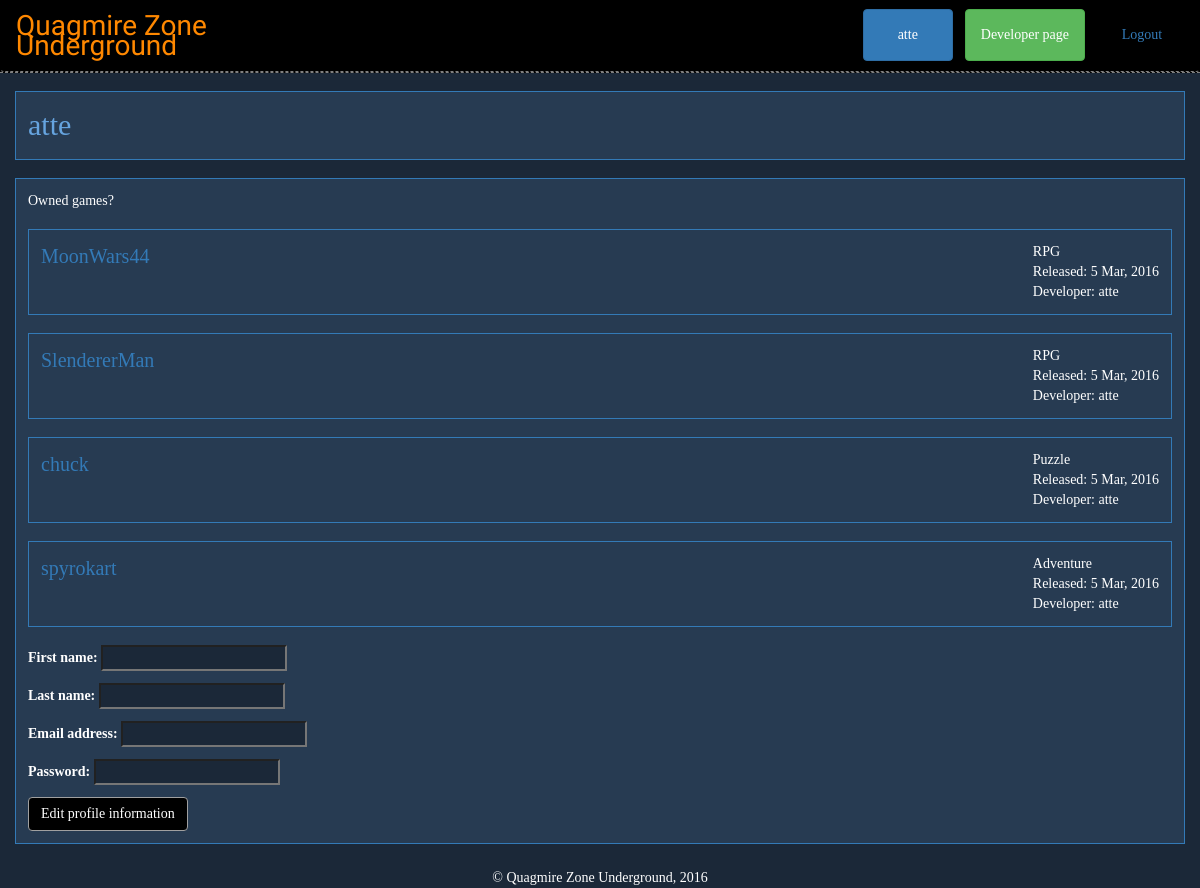
Page /user/atte (signed in) on the committed database.
### gamestore/models.py (models this page shows)
class Game(models.Model):
    name = models.CharField(max_length=80)
    URL = models.CharField(max_length=150, unique=True, validators=[URLAllowedChars])
    gameSource = models.URLField(max_length=300, unique=True)
    isPublic = models.BooleanField(default=False)
    genre = models.CharField(max_length=30, default=GENRE_UNSPECIFIED, choices=GAME_GENRES)
    description = models.TextField(blank=True) # TODO: Think about how to implement line feeds.
    image = models.URLField(blank=True)
    image2 = models.URLField(blank=True)
    developer = models.ForeignKey(
        User,
        on_delete=models.SET_NULL,
        null=True)
    price = models.DecimalField(max_digits=7, decimal_places=2, default=0)
    createDate = models.DateTimeField(auto_now_add=True, null=True)
    updateDate = models.DateTimeField(auto_now=True, null=True) # TODO: Not sure if works.

### gamestore/views.py (the view)
# urls.py: url(r'^user/([0-9a-zA-Z@.+-_]+)$', views.userPage),
def userPage(request, user_name):
	if request.user.is_authenticated():
		if request.user.username == user_name:
			if request.method == 'POST':
				user_form = UserEditForm(data=request.POST, instance=request.user)
				if user_form.is_valid():
					user = user_form.save()
					user.set_password(user.password)
					user.save()
					return redirect('/user/' + request.user.username)
				else:
					return HttpResponse(user_form.errors)
			else:
				user = get_object_or_404(User, pk=request.user.id)
				userext = get_object_or_404(UserExtension, user=user)
				gamesOwned = GamesOwned.objects.filter(userextension=userext)
				games = [elem.game for elem in gamesOwned]
				user_form = UserEditForm(instance=request.user)
				context = {'user': user, 'games': sorted(games, key=lambda x: x.name), 'form': user_form}
				return render(request, 'user.html', context)
		else:
			raise PermissionDenied
	else:
		return render(request, 'auth_required.html', {'last_page': 'user'}) # TODO: change the context and html file name

### gamestore/forms.py
class UserEditForm(ModelForm):
    password = forms.CharField(widget=forms.PasswordInput())
    class Meta:
        model = User
        fields = ['first_name', 'last_name', 'email', 'password']

### gamestore/templates/user.html (shortened to what this page needs)
{% load staticfiles %}
<html>
    <head>
        <link rel="stylesheet" href="https://maxcdn.bootstrapcdn.com/bootstrap/3.3.6/css/bootstrap.min.css">
        <link rel="stylesheet" type="text/css" href="{% static 'quagmire.css' %}">
    </head>
    <body>
        <header>
            <nav class="navbar">
                <ul class="nav navbar-nav">
                    <li class="title"><a href="/">Quagmire Zone<br>Underground</a></li>
                </ul>
                <div class="navbar-collapse">
                    <ul class="nav navbar-nav navbar-right">
                        <li>
                            <a href="/user/{{ user.username }}" class="btn btn-primary navbar-btn">{{ user.username }}</a>
                        </li>
                        {% if user.userextension.isDeveloper %}
                            <li>
                                <a href="/developer/{{ user.username }}" class="btn btn-success navbar-btn">Developer page</a>
                            </li>
                        {% endif %}
                        <li>
                            <a href="/logout" class="btn btn-link navbar-btn" role="button">Logout</a>
                        </li>
                    </ul>
                </div>
            </nav>
        </header>
        <div class="container">
            <div class="row">
                <div class="generic name">{{ user.username }}</div>
                <div class="generic">Owned games?
                    {% for game in games %}
                        <div class="gameinfo">
                            <div class="gameinfo-left">
                                <a href="/game/{{ game.URL }}">{{ game.name }}</a><br><img class="resize" src="{{ game.image }}"><img class="resize image-secondary" src="{{ game.image2 }}">
                            </div>
                            <div class="gameinfo-right">
                                {{ game.genre }}<br>Released: {{ game.createDate|date:'j M, Y' }}<br>Developer: {{ game.developer }}
                            </div>
                        </div>
                    {% endfor %}
                    <form method="POST" action="/user/{{ user.username }}">
                        {{ form.as_p }}
                        <input class="btn submit" type="submit" value="Edit profile information" />
                    </form>
                </div>
            </div>
        </div>
        <footer class="footer">&copy; Quagmire Zone Underground, 2016</footer>
    </body>
</html>

### gamestore/static/quagmire.css (style rules this page uses)
body { margin: 0; height: 100%; background: #1B2838; color: #FFFFFF; font-family: "Verdana"; }
input { background-color: #1B2838; }
.submit { background-color: #000000; border: 1px solid #A0A0A0; }
form { margin-bottom: 0; }
header { width: 100%; background: #000000; border-bottom: 1px dashed gray; }
.navbar { margin-bottom: 0; border-bottom: 1px dashed gray; }
.title { text-decoration: none; font-family: "Nosifer"; font-size: 28px; }
.title a { color: #FF8800; }
@media (min-width: 768px) { .nav > li > a.btn { min-width: 90px; margin-right: 12px; } }
.gameinfo { background-color: #273B52; border: 1px solid #337AB7; margin: 18px 0; padding: 12px; overflow: hidden; }
.gameinfo-left { float: left; font-size: 20px; }
.gameinfo-right { float: right; }
.generic { background-color: #273B52; border: 1px solid #337AB7; margin: 18px 0; padding: 12px; }
.name { font-size: 30px; color: #66A4DF; }
footer { width: 100%; text-align: center; margin: 6px 0; }

### rows in the picture
Game: name "MoonWars44", genre "RPG", createDate "5 Mar, 2016", developer "atte"
Game: name "SlendererMan", genre "RPG", createDate "5 Mar, 2016", developer "atte"
Game: name "chuck", genre "Puzzle", createDate "5 Mar, 2016", developer "atte"
Game: name "spyrokart", genre "Adventure", createDate "5 Mar, 2016", developer "atte"

### other values in the picture
{{ user.username }} "atte"
